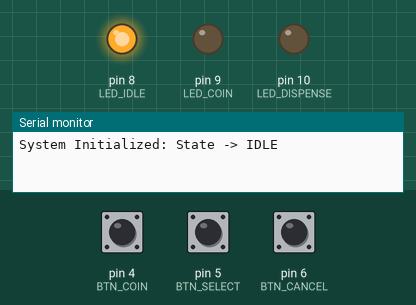
Simulated run of this sketch. Board: Arduino Uno, built with avr-gcc and run on an emulated ATmega328P. On the bench: output pins drawn as LEDs (lit = HIGH), the last lines printed to the serial monitor. The test bench sets the inputs (shaded band); at power-on: pin 4 (BTN_COIN) HIGH, pin 5 (BTN_SELECT) HIGH, pin 6 (BTN_CANCEL) HIGH.

Above: at 1.2 s.
1.3 s: pin 4 (BTN_COIN) pulled LOW for 0.15 s
At 2.2 s:
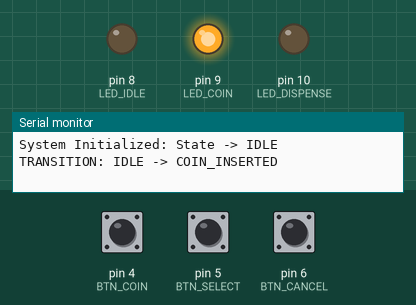
3.0 s: pin 5 (BTN_SELECT) pulled LOW for 0.15 s
At 4.1 s:
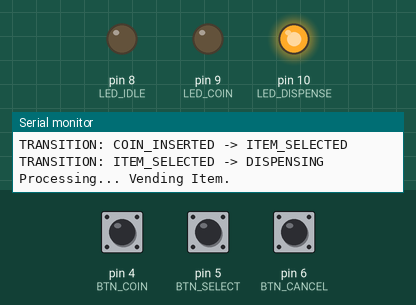
6.1 s: pin 4 (BTN_COIN) pulled LOW for 1 s
At 7.8 s:
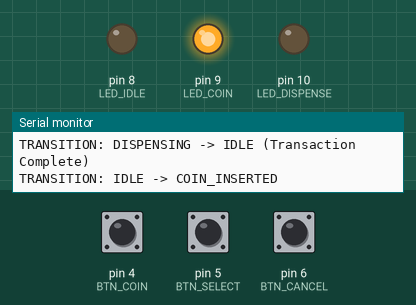
8.6 s: pin 6 (BTN_CANCEL) pulled LOW for 0.15 s
At 10.0 s:
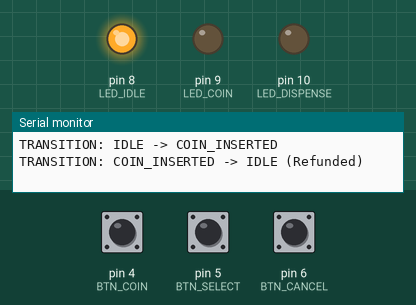
10.3 s: pin 4 (BTN_COIN) pulled LOW for 3.2 s
At 11.4 s:
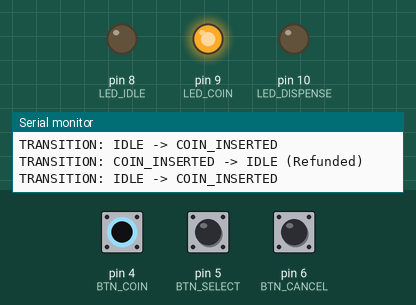
Timing chart, 0 to 13.3 s (numbered marks = the images above; inputs shaded):
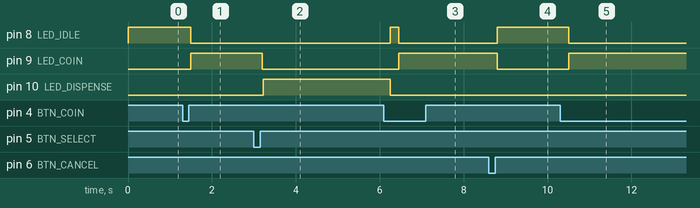

The sketch:

vending_machine.ino
```cpp
/*
 * STATE TRANSITION DIAGRAM:
 * * [ IDLE ] ------(Insert Coin)-----> [ COIN_INSERTED ]
 * ^                                      |      |
 * |-------------(Cancel)-----------------|      | (Select Item)
 * |                                             v
 * [ IDLE ] <---(Auto Finish)--- [ DISPENSING ] <-- [ ITEM_SELECTED ]
 */

enum State { IDLE, COIN_INSERTED, ITEM_SELECTED, DISPENSING };
State currentState = IDLE;

const int BTN_COIN = 4;
const int BTN_SELECT = 5;
const int BTN_CANCEL = 6;

const int LED_IDLE = 8;
const int LED_COIN = 9;
const int LED_DISPENSE = 10;

void setup() {
  pinMode(BTN_COIN, INPUT_PULLUP);
  pinMode(BTN_SELECT, INPUT_PULLUP);
  pinMode(BTN_CANCEL, INPUT_PULLUP);

  pinMode(LED_IDLE, OUTPUT);
  pinMode(LED_COIN, OUTPUT);
  pinMode(LED_DISPENSE, OUTPUT);

  Serial.begin(9600);
  Serial.println("System Initialized: State -> IDLE");
}

void loop() {
  // Handle state indicator LEDs
  digitalWrite(LED_IDLE, currentState == IDLE ? HIGH : LOW);
  digitalWrite(LED_COIN, currentState == COIN_INSERTED ? HIGH : LOW);
  digitalWrite(LED_DISPENSE, currentState == DISPENSING ? HIGH : LOW);

  switch (currentState) {
    case IDLE:
      if (digitalRead(BTN_COIN) == LOW) {
        delay(200); // Debounce
        currentState = COIN_INSERTED;
        Serial.println("TRANSITION: IDLE -> COIN_INSERTED");
      }
      break;

    case COIN_INSERTED:
      if (digitalRead(BTN_SELECT) == LOW) {
        delay(200);
        currentState = ITEM_SELECTED;
        Serial.println("TRANSITION: COIN_INSERTED -> ITEM_SELECTED");
      }
      else if (digitalRead(BTN_CANCEL) == LOW) {
        delay(200);
        currentState = IDLE;
        Serial.println("TRANSITION: COIN_INSERTED -> IDLE (Refunded)");
      }
      break;

    case ITEM_SELECTED:
      // Instantly move to dispensing logic
      currentState = DISPENSING;
      Serial.println("TRANSITION: ITEM_SELECTED -> DISPENSING");
      break;

    case DISPENSING:
      Serial.println("Processing... Vending Item.");
      delay(3000); // Simulate item dropping down
      currentState = IDLE;
      Serial.println("TRANSITION: DISPENSING -> IDLE (Transaction Complete)");
      break;
  }
}
```

Measured:
- after the input at 1.3 s, pin 8 (LED_IDLE): HIGH → LOW after 0.20 s; pin 9 (LED_COIN): LOW → HIGH after 0.20 s
- after the input at 3.0 s, pin 9 (LED_COIN): HIGH → LOW after 0.20 s; pin 10 (LED_DISPENSE): LOW → HIGH after 0.22 s
- after the input at 6.1 s, pin 9 (LED_COIN): LOW → HIGH after 0.35 s
- after the input at 8.6 s, pin 8 (LED_IDLE): LOW → HIGH after 0.20 s; pin 9 (LED_COIN): HIGH → LOW after 0.20 s
- after the input at 10.3 s, pin 8 (LED_IDLE): HIGH → LOW after 0.20 s; pin 9 (LED_COIN): LOW → HIGH after 0.20 s
